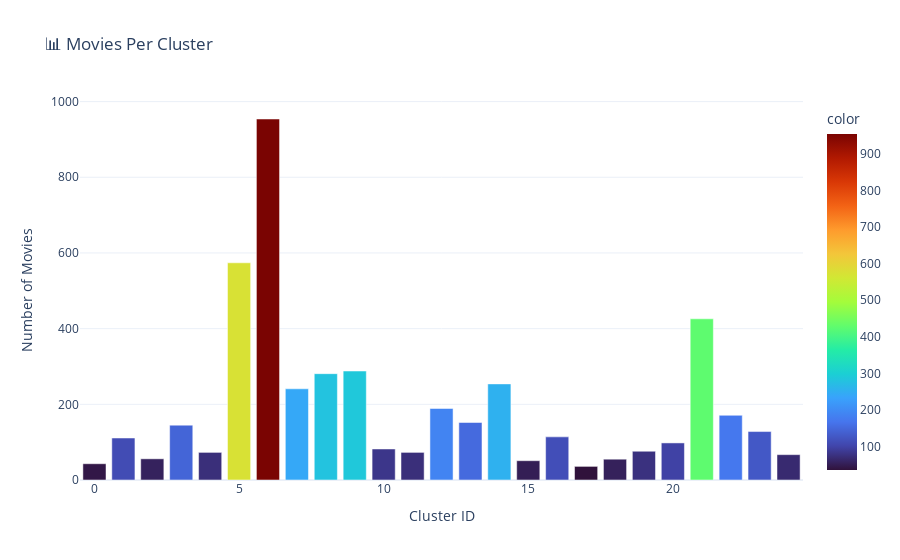

The notebook cell saved with this chart:
### Code cell
# Visualize cluster distribution
fig = px.bar(x=cluster_dist.index, y=cluster_dist.values,
             title='Movies Per Cluster',
             labels={'x': 'Cluster ID', 'y': 'Number of Movies'},
             template='plotly_white',
             color=cluster_dist.values,
             color_continuous_scale='Turbo')
fig.update_layout(showlegend=False)
fig.show()

### Figure 1 — Plotly figure (JSON) as saved in the notebook; plotly's stock layout.template omitted (floating-point values rounded to 4 significant figures)
{"data": [{"hovertemplate": "Cluster ID=%{x}<br>Number of Movies=%{y}<br>color=%{marker.color}<extra></extra>", "legendgroup": "", "marker": {"color": [43, 111, 56, 145, 73, 574, 954, 241, 281, 288, 82, 73, 189, 152, 254, 51, 114, 36, 55, 76, 98, 426, 171, 128, 67], "coloraxis": "coloraxis", "pattern": {"shape": ""}}, "name": "", "orientation": "v", "showlegend": false, "textposition": "auto", "type": "bar", "x": [0, 1, 2, 3, 4, 5, 6, 7, 8, 9, 10, 11, 12, 13, 14, 15, 16, 17, 18, 19, 20, 21, 22, 23, 24], "xaxis": "x", "y": [43, 111, 56, 145, 73, 574, 954, 241, 281, 288, 82, 73, 189, 152, 254, 51, 114, 36, 55, 76, 98, 426, 171, 128, 67], "yaxis": "y"}], "layout": {"barmode": "relative", "coloraxis": {"colorbar": {"title": {"text": "color"}}, "colorscale": [[0, "#30123b"], [0.07143, "#4145ab"], [0.1429, "#4675ed"], [0.2143, "#39a2fc"], [0.2857, "#1bcfd4"], [0.3571, "#24eca6"], [0.4286, "#61fc6c"], [0.5, "#a4fc3b"], [0.5714, "#d1e834"], [0.6429, "#f3c63a"], [0.7143, "#fe9b2d"], [0.7857, "#f36315"], [0.8571, "#d93806"], [0.9286, "#b11901"], [1, "#7a0402"]]}, "legend": {"tracegroupgap": 0}, "showlegend": false, "title": {"text": "📊 Movies Per Cluster"}, "xaxis": {"anchor": "y", "domain": [0, 1], "title": {"text": "Cluster ID"}}, "yaxis": {"anchor": "x", "domain": [0, 1], "title": {"text": "Number of Movies"}}}}
